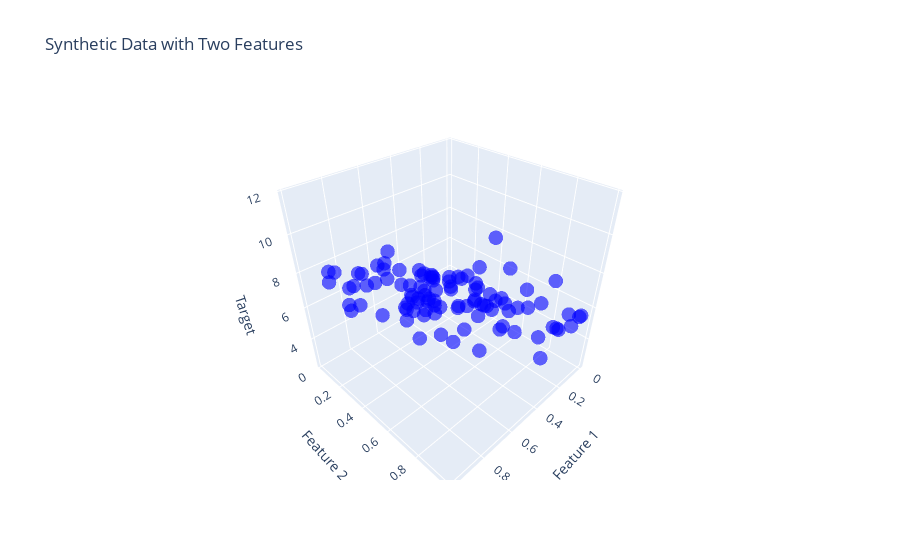

This figure's notebook cell:
### Code cell
fig = go.Figure()
fig.add_trace(go.Scatter3d(
    x=X_multi[:, 0],
    y=X_multi[:, 1],
    z=y_multi,
    mode='markers',
    marker=dict(color='blue', opacity=0.6, size=5)
))

# Update layout
fig.update_layout(
    title='Synthetic Data with Two Features',
    scene=dict(
        xaxis_title='Feature 1',
        yaxis_title='Feature 2',
        zaxis_title='Target'
    )
)

# Show the plot
fig.show()
